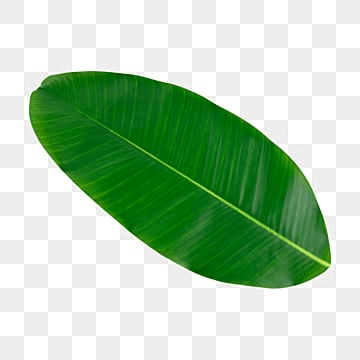
#> input picture daun.png, 360 x 360 px
$ python no1.py   (older library calls are emulated)
#> lines starting #> are read from the running program, lines starting #| are printed output that depends on the picture; after the words box and inside, x2 and y2 are one past the last pixel; in counts of white or black regions, pixels touching at a corner belong together
#> further down, image is the input picture: shape (360, 360, 3); mean B, G, R 174.4, 203.7, 173.9
import cv2
import numpy as np

def sobel_detection(image):
  """
  Fungsi untuk deteksi tepi menggunakan operator Sobel.

  Args:
    image: Matriks NumPy yang berisi gambar.

  Returns:
    Hasil deteksi tepi (matriks NumPy).
  """
  # Konversi gambar ke grayscale
  gray_image = cv2.cvtColor(image, cv2.COLOR_BGR2GRAY)
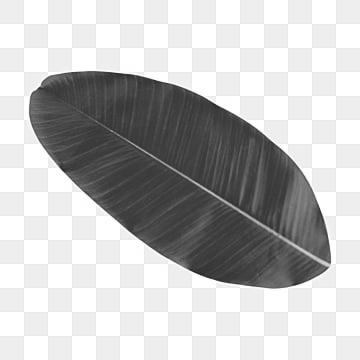
#> gray_image: shape (360, 360); min 41, max 255, mean 191.4

  # Operator Sobel untuk arah horizontal (Gx)
  sobel_x = cv2.Sobel(gray_image, cv2.CV_64F, 1, 0)
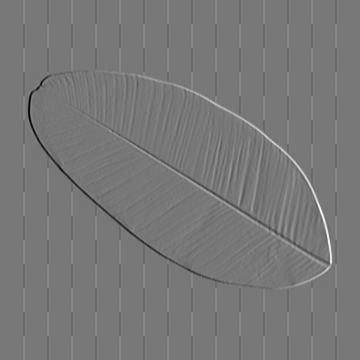
#> sobel_x: shape (360, 360) float64; min -677, max 761, mean 0; drawn with min black and max white

  # Operator Sobel untuk arah vertikal (Gy)
  sobel_y = cv2.Sobel(gray_image, cv2.CV_64F, 0, 1)
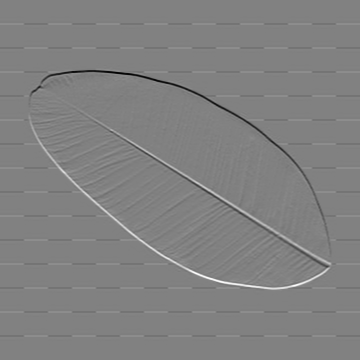
#> sobel_y: shape (360, 360) float64; min -841, max 819, mean 0; drawn with min black and max white

  # Magnitude gradien (Gt)
  sobel_magnitude = np.sqrt(sobel_x**2 + sobel_y**2)
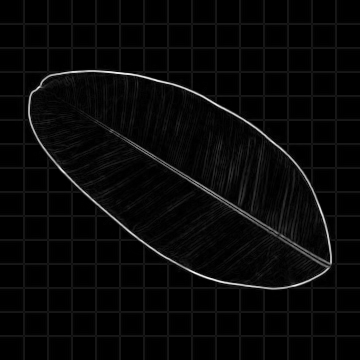
#> sobel_magnitude: shape (360, 360) float64; min 0, max 882.8, mean 29.3; drawn with min black and max white

  # Normalisasi magnitude
  sobel_magnitude = sobel_magnitude / np.max(sobel_magnitude)

  return sobel_magnitude

def laplacian_detection(image):
  """
  Fungsi untuk deteksi tepi menggunakan operator Laplacian.

  Args:
    image: Matriks NumPy yang berisi gambar.

  Returns:
    Hasil deteksi tepi (matriks NumPy).
  """
  # Konversi gambar ke grayscale
  gray_image = cv2.cvtColor(image, cv2.COLOR_BGR2GRAY)

  # Operator Laplacian
  laplacian = cv2.Laplacian(gray_image, cv2.CV_64F)
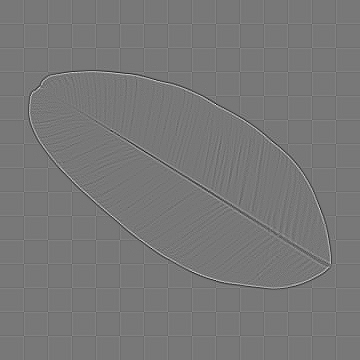
#> laplacian: shape (360, 360) float64; min -283, max 317, mean 0; drawn with min black and max white

  # Normalisasi Laplacian
  laplacian = laplacian / np.max(laplacian)

  return laplacian

def canny_detection(image):
  """
  Fungsi untuk deteksi tepi menggunakan Canny edge detection.

  Args:
    image: Matriks NumPy yang berisi gambar.

  Returns:
    Hasil deteksi tepi (matriks NumPy).
  """
  # Konversi gambar ke grayscale
  gray_image = cv2.cvtColor(image, cv2.COLOR_BGR2GRAY)

  # Canny edge detection
  edges = cv2.Canny(gray_image, 50, 150)
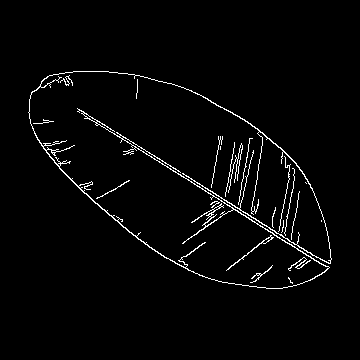
#> edges: shape (360, 360); 2.5% white in thin lines or dots, all inside (x1, y1, x2, y2) = (28, 71, 332, 289)

  return edges

# Baca gambar
image = cv2.imread('daun.png')

# Deteksi tepi dengan Sobel
sobel_magnitude = sobel_detection(image)

# Deteksi tepi dengan Laplacian
laplacian = laplacian_detection(image)

# Deteksi tepi dengan Canny
canny_edges = canny_detection(image)

# Tampilkan hasil deteksi tepi
cv2.imshow('Sobel', sobel_magnitude)
cv2.imshow('Laplacian', laplacian)
cv2.imshow('Canny', canny_edges)
# Tunggu tombol ditekan
cv2.waitKey(0)

$ run again, with lat1.png copied over daun.png
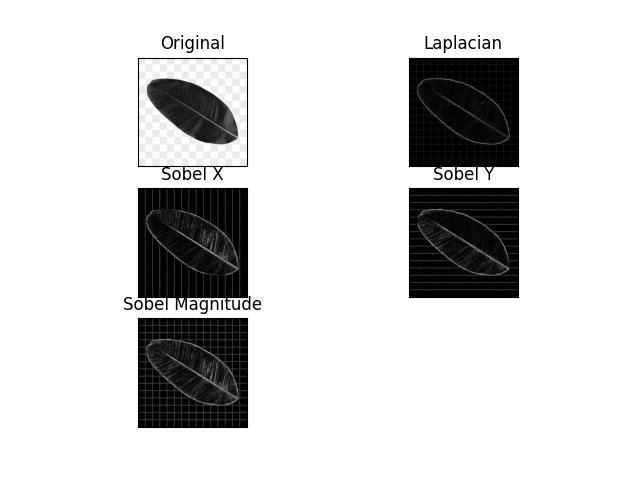
#> input picture lat1.png, 640 x 480 px
#> image is the input picture: shape (480, 640, 3); min 0, max 255, mean 212.4
#> in laplacian_detection, `laplacian = cv2.Laplacian(gray_image, cv2.CV_64F)`:
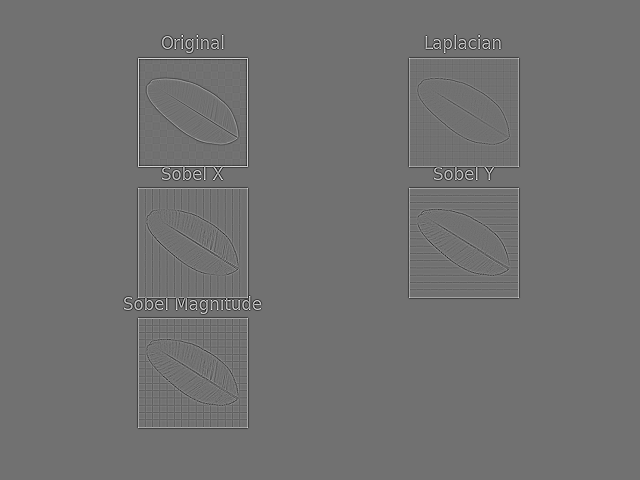
#> laplacian: shape (480, 640) float64; min -535, max 665, mean 0; drawn with min black and max white
#> in canny_detection, `edges = cv2.Canny(gray_image, 50, 150)`:
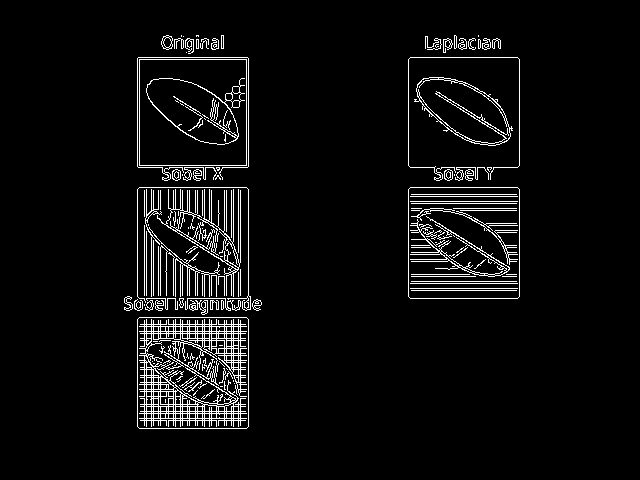
#> edges: shape (480, 640); 5% white in thin lines or dots, all inside (x1, y1, x2, y2) = (124, 35, 520, 429)

$ run again, with lat2.png copied over daun.png
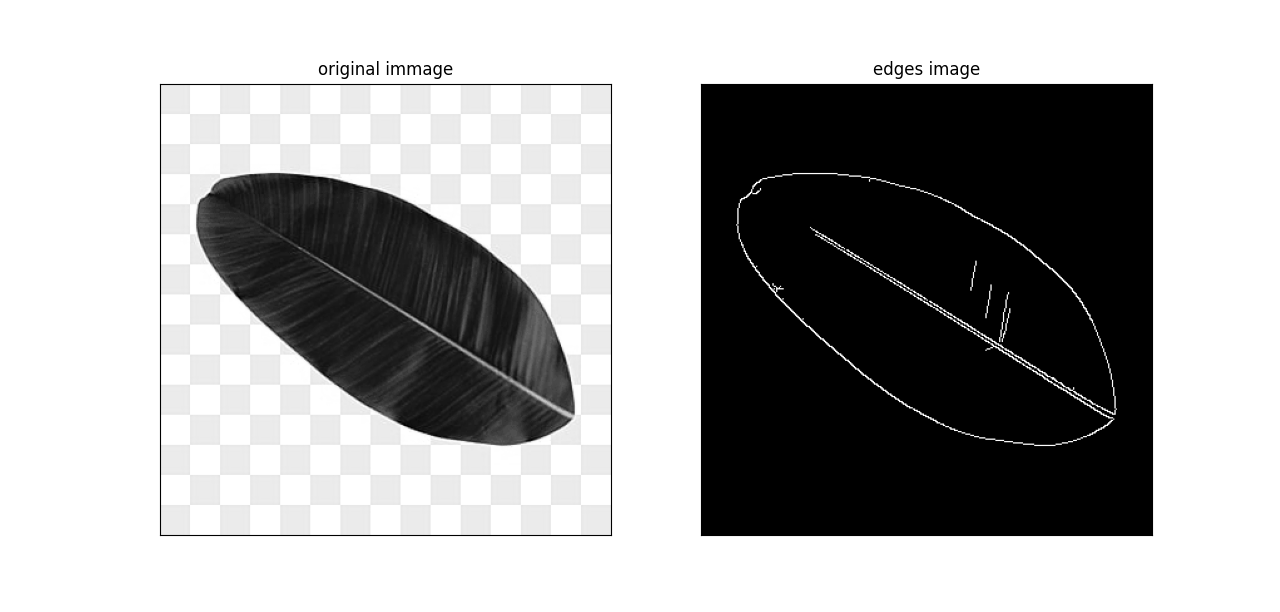
#> input picture lat2.png, 1280 x 612 px
#> image is the input picture: shape (612, 1280, 3); min 0, max 255, mean 168.8
#> in laplacian_detection, `laplacian = cv2.Laplacian(gray_image, cv2.CV_64F)`:
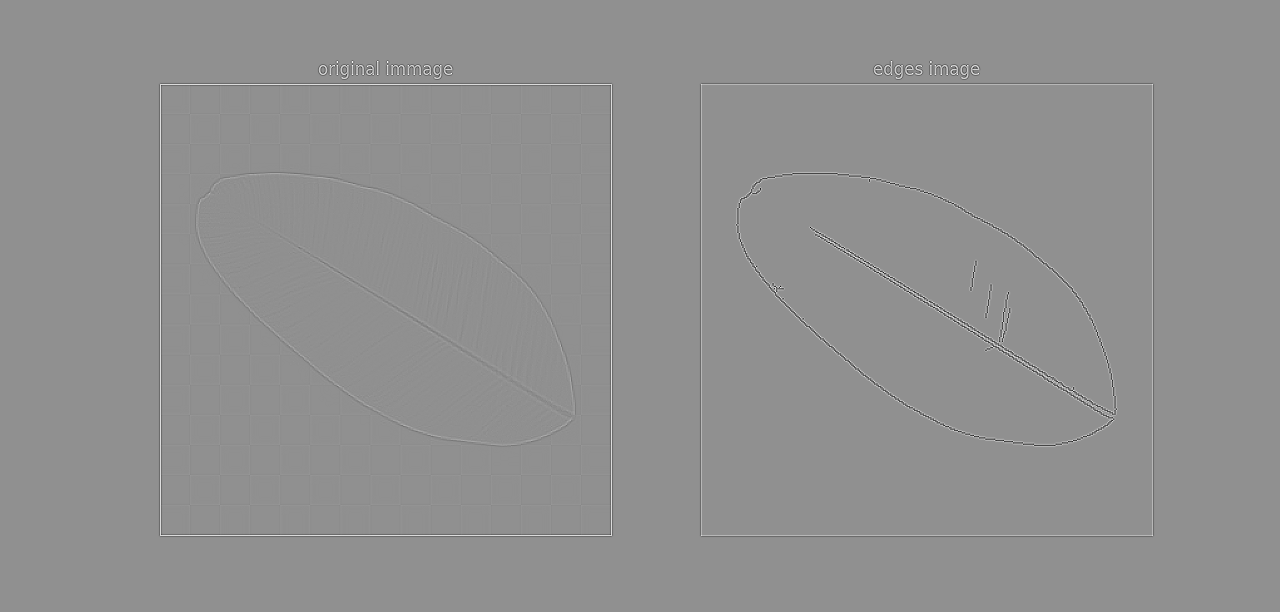
#> laplacian: shape (612, 1280) float64; min -888, max 683, mean 0; drawn with min black and max white
#> in canny_detection, `edges = cv2.Canny(gray_image, 50, 150)`:
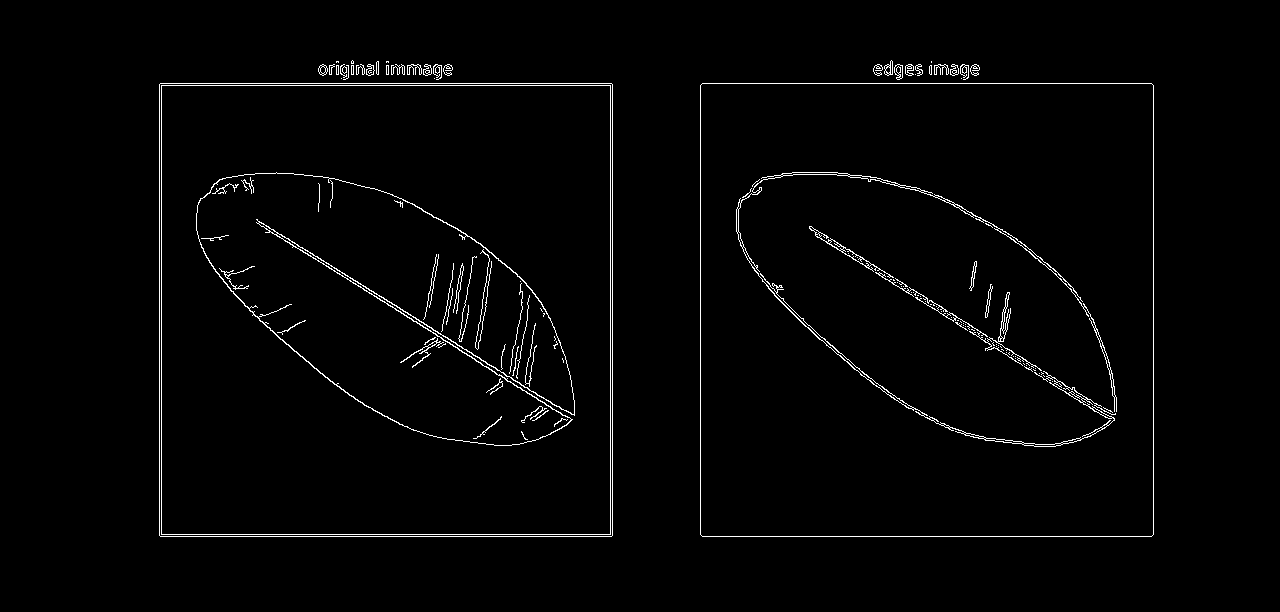
#> edges: shape (612, 1280); 1.8% white in thin lines or dots, all inside (x1, y1, x2, y2) = (159, 60, 1154, 537)
